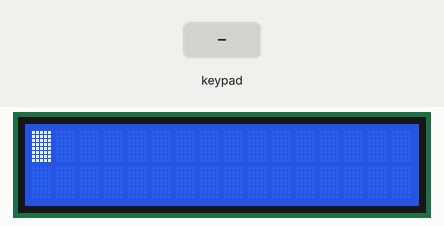
Bench run of a program on a simulated ATmega32, built with avr-gcc and emulated at 8 MHz. Parts: 16×2 character LCD. Wiring (inferred from the names in the program): 4×4 keypad with keys 7 8 9 / 4 5 6 * 1 2 3 - O 0 = +: rows PC0, PC1, PC2, PC3; columns PC4, PC5, PC6, PC7; character LCD (HD44780): RS PD0; R/W PD1; E PD2; data PD4, PD5, PD6, PD7. The test bench sets the inputs (shaded band).

Above: at 1.2 s.
1.3 s: keypad keys 7 + 5 = pressed 0.4 s apart
At 3.3 s:
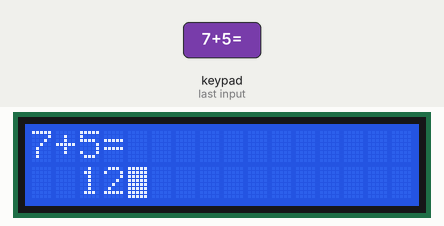
4.4 s: key '/' pressed
At 5.4 s:
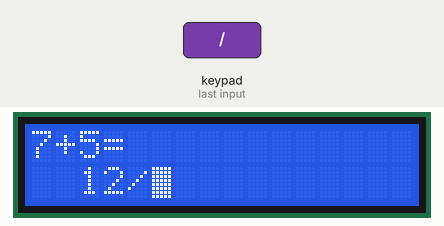
6.0 s: keypad keys 6 * 7 = pressed 0.4 s apart
At 8.0 s:
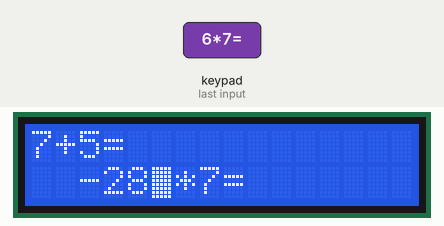
9.1 s: key '*' pressed
At 10.2 s:
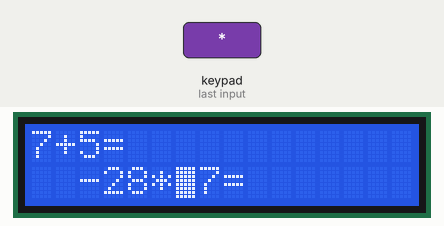
10.7 s: keypad keys 8 / 2 = pressed 0.4 s apart
At 12.8 s:
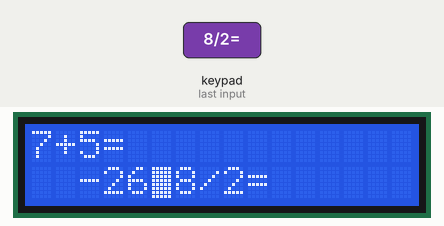
13.8 s: key '7' pressed
At 14.9 s:
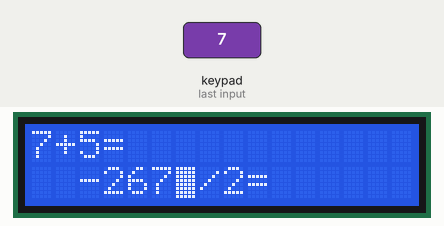
Timing chart, 0 to 16.4 s (numbered marks = the images above; inputs shaded):
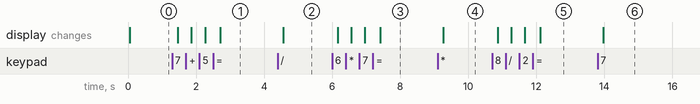

Measured:
- after the input at 1.3 s, the display: first changes after 0.16 s (image 1 shows a later state)
- after the input at 4.4 s, the display: changes after 0.16 s (image 2)
- after the input at 6.0 s, the display: first changes after 0.16 s (image 3 shows a later state)
- after the input at 9.1 s, the display: changes after 0.16 s (image 4)
- after the input at 10.7 s, the display: first changes after 0.16 s (image 5 shows a later state)
- after the input at 13.8 s, the display: changes after 0.16 s (image 6)

The program:

main.c
```c
/*
 * main.c
 *
 *  Created on: Jan 19, 2022
 *      Author: Ahmed Khaled Hammad
 */

/*******************************Task5****************************/
/*

 */

#define F_CPU  8000000UL

#include"../LIB/LSTD_TYPES.h"
#include"../LIB/LBIT_MATH.h"
#include"../MCAL/MDIO/MDIO_Interface.h"
#include"../HAL/HLED/HLED_Interface.h"
#include"../HAL/HSWITCH/HSWITCH_Interface.h"
#include"../HAL/HSEVEN_SEGMENT/HSEVEN_SEGMENT_Interface.h"
#include"../HAL/HCLCD/HCLCD_Interface.h"
#include"../HAL/HKPD/HKPD_Interface.h"
#include"Conversion.h"

#include<util\delay.h>


void calculate(s8 num1[], s8 num2[], s8 operator);


int main(void)
{

	u8 Symbole=0 ,flag=1;
	HKPD_VidInit();
	HCLCD_Vid4Bits_Init();
	HCLCD_Vid4Bits_ClearScreen();
	while(1)
	{
		s8 num1[7], num2[7], operator=0;
		u8 i=0;
		Symbole =HKPD_U8GetKeyPressed();
		if ((flag==0)&&(Symbole=='O'))
		{
			flag=1;
			HCLCD_Vid4Bits_ClearScreen();
			HCLCD_Vid4Bits_SetPosition(1,2);
			HCLCD_Vid4Bits_DisplayString("WELCOME TO");

			HCLCD_Vid4Bits_SetPosition(2,3);
			HCLCD_Vid4Bits_DisplayString("CALCULATOR");//press OFF then ON
			_delay_ms(1000);
			HCLCD_Vid4Bits_ClearScreen();
		}
		else if((flag==1)&&(Symbole=='O'))
		{
			flag=0;
			HCLCD_Vid4Bits_ClearScreen();
			HCLCD_Vid4Bits_SetPosition(1,4);
			HCLCD_Vid4Bits_DisplayString("GOOD BAY");
			HCLCD_Vid4Bits_SetPosition(2,3);
			HCLCD_Vid4Bits_DisplayString("CALCULATOR"); //press OFF then ON
			_delay_ms(1000);
			HCLCD_Vid4Bits_ClearScreen();
		}
		else
		{
			/*something wrong*/
			num1[i] = Symbole;

					HCLCD_Vid4Bits_DisplayCharacter(num1[i]);
					i++;
					while(1){


						num1[i] = HKPD_U8GetKeyPressed();
						HCLCD_Vid4Bits_DisplayCharacter(num1[i]);

						if(num1[i] == '+')
						{
							operator = '+';
							num1[i] = '\0';
							break;
						}
						else if(num1[i] == '-')
						{
							operator = '-';
							num1[i] = '\0';
							break;
						}
						else if(num1[i] == '/')
						{
							operator = '/';
							num1[i] = '\0';
							break;
						}
						else if(num1[i] == '*')
						{
							operator = '*';
							num1[i] = '\0';
							break;
						}
						else if(num1[i] == 'O')
						{
							break;
						}
						i++;
					}

					i = 0;

					num2[i] = HKPD_U8GetKeyPressed();
					HCLCD_Vid4Bits_DisplayCharacter(num2[i]);
					i++;
					while(1){
						num2[i] = HKPD_U8GetKeyPressed();
						HCLCD_Vid4Bits_DisplayCharacter(num2[i]);
						if(num2[i] == '='){
							num2[i] = '\0';
							break;
						}else if(num2[i] == 'O')
						{
							break;
						}


						i++;
					}
					calculate(num1,num2,operator);
		}

	}
	return 0 ;
}

/*************************************************************************Calculation function***********************************/
void calculate(s8 num1[], s8 num2[], s8 operator)
{
	s32  operand1, operand2, result=0;
	s8 buffer[10];

	operand1 = convert_To_Int(num1);
	operand2 = convert_To_Int(num2);

	switch(operator)
	{
	case '+':
		result = operand1 + operand2;
		break;
	case '-':
		result = operand1 - operand2;
		break;
	case '/':
		result = operand1 / operand2;
		break;
	case '*':
		result = operand1 * operand2;
		break;
	}

	convert_To_String(buffer,result);
	HCLCD_Vid4Bits_SetPosition(2,2);
	HCLCD_Vid4Bits_DisplayString(buffer);
}
```

HCLCD_Config.h
```c
/*
 * HLCD_Config.h
 *
 *  Created on: Jan 15, 2022
 *      Author: Ahmed Khaled Hammad
 */

#ifndef HAL_HCLCD_HCLCD_CONFIG_H_
#define HAL_HCLCD_HCLCD_CONFIG_H_


/*Configure RS,RW,E pin --> (PIN0 TO PIN7)*/
#define RS PIN0
#define RW PIN1
#define E  PIN2

/*Configure CONTROL_PORT --> (MDIO_PORTA,MDIO_PORTB,DIO_PORTC,MDIO_PORTD)*/

#define CONTROL_PORT  MDIO_PORTD


/*Configure DATA_PORT --> (MDIO_PORTA,MDIO_PORTB,DIO_PORTC,MDIO_PORTD)*/

#define DATA_PORT     MDIO_PORTD

#define HCLCD_PINSTART  PIN4
#define HCLCD_PINEND    PIN7

/*Configure Function set options:
 * 1- FUNCTION_SET_8BITS_2LINES
 * 2- FUNCTION_SET_8BITS_1LINES
 * 3- FUNCTION_SET_4BITS_2LINES
 * 4- FUNCTION_SET_4BITS_1LINES
 * */
#define HCLCD_FUNCTION_SET  FUNCTION_SET_4BITS_2LINES

/*Configure DISPLAY_ON_OFF options:
 * 1- DISPLAY_ON_CURSOR_ON_BLINKING_ON
 * 2- DISPLAY_ON_CURSOR_ON_BLINKING_OFF
 * 3- DISPLAY_ON_CURSOR_OFF
 * 4- DISPLAY_OFF
 * */
#define HCLCD_DISPLAY_ON_OFF  DISPLAY_ON_CURSOR_ON_BLINKING_ON

/*Configure ENTRY_MODE_SET options:
 * 1- ENTRY_MODE_SET_INCEREASE_WITH_SHIFT
 * 2- ENTRY_MODE_SET_INCEREASE
 * 3- ENTRY_MODE_SET_DECEREASE_WITH_SHIFT
 * 4- ENTRY_MODE_SET_DECEREASE
 * */

#define HCLCD_ENTRY_MODE_SET  ENTRY_MODE_SET_INCEREASE

#endif /* HAL_HCLCD_HCLCD_CONFIG_H_ */
```

HKPD_Config.h
```c
/*
 * HKPD_Config.h
 *
 *  Created on: Jan 16, 2022
 *      Author: Ahmed Khaled Hammad
 */

#ifndef HAL_HKPD_HKPD_CONFIG_H_
#define HAL_HKPD_HKPD_CONFIG_H_

/*Row Port Options
 * 1- MDIO_PORTA
 * 2- MDIO_PORTB
 * 3- MDIO_PORTC
 * 4- MDIO_PORTD*/

#define ROW_PORT     MDIO_PORTC
/*Row Pins Options: From PIN0 To PIN7*/
#define ROW_PIN0   PIN0
#define ROW_PIN1   PIN1
#define ROW_PIN2   PIN2
#define ROW_PIN3   PIN3

/*COL Port Options
 * 1- MDIO_PORTA
 * 2- MDIO_PORTB
 * 3- MDIO_PORTC
 * 4- MDIO_PORTD*/
#define COL_PORT    MDIO_PORTC
/*Row Pins Options: From PIN0 To PIN7*/
#define COL_PIN0    PIN4
#define COL_PIN1    PIN5
#define COL_PIN2    PIN6
#define COL_PIN3    PIN7

/*COL INIT is Start Col pin and COL End is last col pin +1  */
#define COL_INIT     4
#define COL_END      8
/*row INIT is Start row pin and row End is last row pin +1  */
#define ROW_INIT     0
#define ROW_END      4


#endif /* HAL_HKPD_HKPD_CONFIG_H_ */
```

Conversion.c
```c
/*
 * Conversion.c
 *
 *  Created on: Jan 27, 2022
 *      Author: Ahmed Khaled Hammad
 */

#include"../LIB/LSTD_TYPES.h"

s32 convert_To_Int(s8 str[])
{
	s32 num=0, sign=1, i=-1;

	if(str[0] == '-')    //check if the string is -ve
	{
		sign = -1;
		i = 0;           //skip the -ve sign to the number
	}

	while(str[++i] != 0)
	{
		num = (num * 10) + (str[i] - '0');
	}

	num *= sign;
	return num;
}

void convert_To_String(s8 str[], s32 num)
{
	s32 len=0, temp1, temp2, i, rem;

	temp2 = num;

	if(temp2 <=0)
	{
		len++;
		num *= -1;
	}

	temp1 = num;

	while(temp1 != 0)                 //finding length of the number
	{
		len++;
		temp1 /= 10;
	}

	for(i=0; i<len; i++)             //converting numbers to equivalent char
	{
		rem = num % 10;
		num = num / 10;
		str[len - (i+1)] = rem + '0';
	}

	if(temp2 < 0)
	{
		str[0] = '-';
	}

	str[len] = '\0';
}
/*
void convert_To_String(s8 str[], f32 num)
{
	s32 len=0, len_f = 0, sign, i, rem , Number, Number_frac, temp1,tmpFrac;
    f32 fraction;


	if(num < 0)
	{
		len++;
		sign = 1;
		num = -1*num;
	}
	temp1 = num;
	Number = num;
	fraction = num - temp1;            // get farction of number
	tmpFrac = fraction * 10000;
	Number_frac = tmpFrac;

	while(temp1 != 0)                 //finding length of the number
	{
		len++;
		temp1 /= 10;

	}
	while(tmpFrac != 0)                 //finding length of the fraction number
	{
		len_f++;
		tmpFrac /= 10;
	}
	for(i=0; i<len; i++)             //converting numbers to equivalent char
	{
		rem = Number % 10;
		Number = Number / 10;
		str[len - (i+1)] = rem + '0';
	}
	str[i] = '.';
	for(i=0; i<len_f; i++)             //converting numbers to equivalent char
	{
		rem = Number_frac % 10;
		Number_frac = Number_frac / 10;
		str[len + len_f+1 - (i+1)] = rem + '0';
	}

	if(sign == 1)
	{
		str[0] = '-';
	}

	str[len + len_f + 1] = '\0';
}
f32 convert_To_Int(s8 str[])
{
	s32 sign=1, i=-1;

	f32 num = 0.0,Div = 1;

	if(str[0] == '-')    //check if the string is -ve
	{
		sign = -1;
		i = 0;           //skip the -ve sign to the number
	}

	while(str[++i] != '.')
	{
		num = (num * 10) + (str[i] - '0');
	}
    while(str[++i] != 0)
    {
        Div = Div / 10;
        num = num  + (Div * (str[i] - '0'));
    }
	num *= sign;

	return num;
}
*/
```

Conversion.h
```c
/*
 * Conversion.h
 *
 *  Created on: Jan 27, 2022
 *      Author: Ahmed Khaled Hammad
 */

#ifndef APP_CONVERSION_H_
#define APP_CONVERSION_H_

s32 convert_To_Int(s8 str[]);

void convert_To_String(s8 str[], s32 num);

//void convert_To_String(s8 str[], f32 num);

//f32 convert_To_Int(s8 str[]);


#endif /* APP_CONVERSION_H_ */
```

HCLCD_Interface.h
```c
/*
 * HCLCD_Interface.h
 *
 *  Created on: Jan 15, 2022
 *      Author: Ahmed Khaled Hammad
 */

#ifndef HAL_HCLCD_HCLCD_INTERFACE_H_
#define HAL_HCLCD_HCLCD_INTERFACE_H_
/*
#include"../../MCAL/MDIO/MDIO_Interface.h"
#include"HCLCD_Config.h"
#include"HCLCD_Private.h"
*/
#include"HCLCD_Private.h"

#define HCLCD_DISPLAY_CLEAR   DISPLAY_CLEAR

#define HCLCD_LINE1 1
#define HCLCD_LINE2 2

/*LCD Initialization*/
void HCLCD_Vid8Bits_Init(void);
void HCLCD_Vid4Bits_Init(void);

/*Send Command*/
void HCLCD_Vid8Bits_SendCommand (u8 Copy_u8Command);
/*Display Character*/
void HCLCD_Vid8Bits_DispalyCharacter(u8 Copy_u8Data);
/*Display String*/
void HCLCD_Vid8Bits_DisplayString(u8* PCopy_u8String);
/*Display Number*/
void HCLCD_Vid8Bits_DisplayNumber(u32 Copy_u8Number);
/*Set Position*/
void HCLCD_Vid8Bits_SetPosition(u8 Copy_u8LineNumber,u8 Copy_u8PositionNumber);
/*LCD Create SpecialCharacter*/
void HCLCD_Vid8Bits_CustomAlphChar(u8 Copy_u8PatternNumber, u8* PCopy_u8Pattern);
/*LCD Clear the Screen*/
void HCLCD_Vid8Bits_ClearScreen(void);
/*Shift Left The entire Display on Screen*/
void HCLCD_Vid8Bits_DisplayShiftLeft(u8 Copy_ShiftNumber);
/*Shift Right The entire Display on Screen*/
void HCLCD_Vid8Bits_DisplayShiftRight(u8 Copy_ShiftNumber);
/*Shift Left The Cursor on Screen*/
void HCLCD_Vid8Bits_CursorShiftLeft(u8 Copy_ShiftNumber);
/*Shift Right The Cursor on Screen*/
void HCLCD_Vid8Bits_CursorShiftRight(u8 Copy_ShiftNumber);

/******************************************************************************************************************************************/

void HCLCD_Vid4Bits_SendCommand (u8 Copy_u8Command);
/*Helper Function*/
void HCLCD_VidWriteChar_4Bits(u8 Copy_u8Data);
void HCLCD_Vid4Bits_DisplayCharacter(u8 Copy_u8Data);
void HCLCD_Vid4Bits_DisplayString(u8* PCopy_u8String);
void HCLCD_Vid4Bits_DisplayNumber(u32 Copy_u8Number);
void HCLCD_Vid4Bits_SetPosition(u8 Copy_u8LineNumber,u8 Copy_u8PositionNumber);
void HCLCD_Vid4Bits_CustomAlphChar(u8 Copy_u8PatternNumber, u8* PCopy_u8Pattern);
/*LCD Clear the Screen*/
void HCLCD_Vid4Bits_ClearScreen(void);
/*Shift Left The entire Display on Screen*/
void HCLCD_Vid4Bits_DisplayShiftLeft(u8 Copy_ShiftNumber);
/*Shift Right The entire Display on Screen*/
void HCLCD_Vid4Bits_DisplayShiftRight(u8 Copy_ShiftNumber);
/*Shift Left The Cursor on Screen*/
void HCLCD_Vid4Bits_CursorShiftLeft(u8 Copy_ShiftNumber);
/*Shift Right The Cursor on Screen*/
void HCLCD_Vid4Bits_CursorShiftRight(u8 Copy_ShiftNumber);
//LCD_VidGoToRowCol(u8 row ,u8 col);

#endif /* HAL_HCLCD_HCLCD_INTERFACE_H_ */
```

HKPD_Interface.h
```c
/*
 * HKPD_Interface.h
 *
 *  Created on: Jan 16, 2022
 *      Author: Ahmed Khaled Hammad
 */

#ifndef HAL_HKPD_HKPD_INTERFACE_H_
#define HAL_HKPD_HKPD_INTERFACE_H_

#define NOT_PRESSED 255
/*KPD INIT*/
void HKPD_VidInit(void);
/*KPD Get Pressed*/
u8 HKPD_U8GetKeyPressed(void);

#endif /* HAL_HKPD_HKPD_INTERFACE_H_ */
```

HKPD_Program.c
```c
/*
 * HKPD_Program.c
 *
 *  Created on: Jan 16, 2022
 *      Author: Ahmed Khaled Hammad
 */

#include"..\..\LIB\LSTD_TYPES.h"
#include"..\..\MCAL\MDIO\MDIO_Interface.h"

#include"HKPD_Private.h"
#include"HKPD_Config.h"
#include"HKPD_Interface.h"

#include"util/delay.h"

const u8 KPD_u8SwitchVal[4][4]=
{
		{
				'7',
				'4',
				'1',
				'O'
		},
		{
				'8',
				'5',
				'2',
				'0'
		},
		{
				'9',
				'6',
				'3',
				'='
		},
		{
				'/',
				'*',
				'-',
				'+'
		},
};
/*KPD INIT*/

void HKPD_VidInit(void)
{
	/* Set Row Pins as an Input */
	MDIO_Error_State_SetPinDirection(ROW_PIN0,ROW_PORT,PIN_INPUT);
	MDIO_Error_State_SetPinDirection(ROW_PIN1,ROW_PORT,PIN_INPUT);
	MDIO_Error_State_SetPinDirection(ROW_PIN2,ROW_PORT,PIN_INPUT);
	MDIO_Error_State_SetPinDirection(ROW_PIN3,ROW_PORT,PIN_INPUT);
	/* Set Column Pins as an Output */
	MDIO_Error_State_SetPinDirection(COL_PIN0,COL_PORT,PIN_OUTPUT);
	MDIO_Error_State_SetPinDirection(COL_PIN1,COL_PORT,PIN_OUTPUT);
	MDIO_Error_State_SetPinDirection(COL_PIN2,COL_PORT,PIN_OUTPUT);
	MDIO_Error_State_SetPinDirection(COL_PIN3,COL_PORT,PIN_OUTPUT);
	/* Active Pull Up Resistor For Row Pins */
	MDIO_Error_State_SetPinValue(ROW_PIN0,ROW_PORT,PIN_HIGH);
	MDIO_Error_State_SetPinValue(ROW_PIN1,ROW_PORT,PIN_HIGH);
	MDIO_Error_State_SetPinValue(ROW_PIN2,ROW_PORT,PIN_HIGH);
	MDIO_Error_State_SetPinValue(ROW_PIN3,ROW_PORT,PIN_HIGH);
	/* Initialize 4 Column Pins By Ones */
	MDIO_Error_State_SetPinValue(COL_PIN0,COL_PORT,PIN_HIGH);
	MDIO_Error_State_SetPinValue(COL_PIN1,COL_PORT,PIN_HIGH);
	MDIO_Error_State_SetPinValue(COL_PIN2,COL_PORT,PIN_HIGH);
	MDIO_Error_State_SetPinValue(COL_PIN3,COL_PORT,PIN_HIGH);

}
/*KPD Get Pressed*/
u8 HKPD_U8GetKeyPressed(void)
{
	u8 LOC_U8RowCount;
	u8 LOC_U8ColCount;
	/*Initialize the switch status to NOT PRESSED*/
	u8 LOC_U8ReturnValue=NOT_PRESSED;
	u8 LOC_U8PinState;
	while(1){
		/*Looping on columns of the keypad*/
		for(LOC_U8ColCount=COL_INIT;LOC_U8ColCount<COL_END;LOC_U8ColCount++)
		{
			/*Active the Column */
			MDIO_Error_State_SetPinValue(LOC_U8ColCount,COL_PORT,PIN_LOW);
			/*Loop to read the all row pins*/
			for(LOC_U8RowCount=ROW_INIT;LOC_U8RowCount<ROW_END;LOC_U8RowCount++)
			{
				/*check the status of the switch*/
				MDIO_Error_State_GetPinValue(LOC_U8RowCount,ROW_PORT,&LOC_U8PinState);
				if(LOC_U8PinState==0)
				{
					/*Get the Value of the current pressed switch*/
					LOC_U8ReturnValue=KPD_u8SwitchVal[LOC_U8ColCount-COL_INIT][LOC_U8RowCount-ROW_INIT];
					/*wait until the switch is released(Single Press)*/
					while(LOC_U8PinState==0)
					{
						MDIO_Error_State_GetPinValue(LOC_U8RowCount,ROW_PORT,&LOC_U8PinState);
					}
					/*Delay To avoid Bouncing*/
					_delay_ms(10);
				}
				else
				{
					/*Do Nothing*/
				}
			}
			/*Deactivate the Column*/
			MDIO_Error_State_SetPinValue(LOC_U8ColCount,COL_PORT,PIN_HIGH);
		}
	if(LOC_U8ReturnValue!=255)
		return LOC_U8ReturnValue;
	}


}
```

HLED_Interface.h
```c
/*
 * HLED_Interface.h
 *
 *  Created on: Jan 14, 2022
 *      Author: Ahmed Khaled Hammad
 */

#ifndef HAL_HLED_HLED_INTERFACE_H_
#define HAL_HLED_HLED_INTERFACE_H_

#define PIN0   0
#define PIN1   1
#define PIN2   2
#define PIN3   3
#define PIN4   4
#define PIN5   5
#define PIN6   6
#define PIN7   7

#define HLED_PORTA   0
#define HLED_PORTB   1
#define HLED_PORTC   2
#define HLED_PORTD   3

typedef struct{

	u8 Copy_u8Port;
	u8 Copy_u8_Pin;
}LED_t;


void HLED_VidInit(LED_t *Copy_Led);
void HLED_VidLed_On(LED_t *Copy_Led);
void HLED_VidLed_Off(LED_t *Copy_Led);
void HLED_VidLed_Toggle(LED_t *Copy_Led);

/*
void HLED_VidInit(u8 Copy_u8LedPinNumber,u8 Copy_u8LedPortNumber);
void HLED_VidLed_On(u8 Copy_u8LedPinNumber,u8 Copy_u8LedPortNumber);
void HLED_VidLed_Off(u8 Copy_u8LedPinNumber,u8 Copy_u8LedPortNumber);
void HLED_VidLed_Toggle(u8 Copy_u8LedPinNumber,u8 Copy_u8LedPortNumber);
*/
#endif /* HAL_HLED_HLED_INTERFACE_H_ */
```

HLED_Program.c
```c
/*
 * HLED_Program.c
 *
 *  Created on: Jan 14, 2022
 *      Author: Ahmed Khaled Hammad
 */

#include"../../LIB/LSTD_TYPES.h"
#include"../../MCAL/MDIO/MDIO_Interface.h"
#include "HLED_Interface.h"


/*
void HLED_VidInit(u8 Copy_u8LedPinNumber,u8 Copy_u8LedPortNumber)
{
	MDIO_Error_State_SetPinDirection(Copy_u8LedPinNumber,Copy_u8LedPortNumber,PIN_OUTPUT);
}

void HLED_VidInit_On(u8 Copy_u8LedPinNumber,u8 Copy_u8LedPortNumber)
{
	MDIO_Error_State_SetPinValue(Copy_u8LedPinNumber,Copy_u8LedPortNumber,PIN_HIGH);
}

void HLED_VidInit_Off(u8 Copy_u8LedPinNumber,u8 Copy_u8LedPortNumber)
{
	MDIO_Error_State_SetPinValue(Copy_u8LedPinNumber,Copy_u8LedPortNumber,PIN_LOW);
}
void HLED_VidInit_Toggle(u8 Copy_u8LedPinNumber,u8 Copy_u8LedPortNumber)
{
       "/"*Fill This Function*"/"
}
 */
///by using struct
void HLED_VidInit(LED_t *Copy_Led)
{
	MDIO_Error_State_SetPinDirection(Copy_Led->Copy_u8_Pin,Copy_Led->Copy_u8Port,PIN_OUTPUT);
}

void HLED_VidLed_On(LED_t *Copy_Led)
{
	MDIO_Error_State_SetPinValue(Copy_Led->Copy_u8_Pin,Copy_Led->Copy_u8Port,PIN_HIGH);
}

void HLED_VidLed_Off(LED_t *Copy_Led)
{
	MDIO_Error_State_SetPinValue(Copy_Led->Copy_u8_Pin,Copy_Led->Copy_u8Port,PIN_LOW);
}
void HLED_VidLed_Toggle(LED_t *Copy_Led)
{
	          /*Fill This Function*/
	/*Toggle Function*/
	static u8 Flag=0;
	if(Flag==0)
	{
		MDIO_Error_State_SetPinValue(Copy_Led->Copy_u8_Pin,Copy_Led->Copy_u8Port,PIN_HIGH);
		Flag=1;
	}
	else
	{
		MDIO_Error_State_SetPinValue(Copy_Led->Copy_u8_Pin,Copy_Led->Copy_u8Port,PIN_LOW);
		Flag=0;
	}
}
```

HSEVEN_SEGMENT_Interface.h
```c
/*
 * HSEVEN_SEGMENT.h
 *
 *  Created on: Jan 20, 2022
 *      Author: Ahmed Khaled Hammad
 */

#ifndef HAL_HSEVEN_SEGMENT_HSEVEN_SEGMENT_INTERFACE_H_
#define HAL_HSEVEN_SEGMENT_HSEVEN_SEGMENT_INTERFACE_H_


/*7 Segment Truth Table common cathode
 * 0-->0b00111111
 * 1-->0b00000110
 * 2-->0b01011011
 * 3-->0b01001111
 * 4-->0b01100110
 * 5-->0b01101101
 * 6-->0b01111101
 * 7-->0b00000111
 * 8-->0b01111111
 * 9-->0b01101111
 * E-->0b01111001*/

#define ZERO   0b00111111
#define ONE    0b00000110
#define TWO    0b01011011
#define THREE  0b01001111
#define FOUR   0b01100110
#define FIVE   0b01101101
#define SIX    0b01111101
#define SEVEN  0b00000111
#define EIGHT  0b01111111
#define NINE   0b01101111
#define ERROR  0b01111001
#define OFF    0b00000000

/*Configuration Options:
 * 1- COMMON_CATHODE
 * 2- COMMON_ANODE */

#define COMMON_ANODE      0
#define COMMON_CATHODE    1

/*Seven Segment Port Options:
 * 1- HSEVEN_SEGMENT_PORTA
 * 2- HSEVEN_SEGMENT_PORTB
 * 3- HSEVEN_SEGMENT_PORTC
 * 4- HSEVEN_SEGMENT_PORTD*/

#define HSEVEN_SEGMENT_PORTA    0
#define HSEVEN_SEGMENT_PORTB    1
#define HSEVEN_SEGMENT_PORTC    2
#define HSEVEN_SEGMENT_PORTD    3

typedef struct{

	u8 Copy_u8SevenSegmentPort;
	u8 Copy_u87SegConfiguration;

}SEVEN_SEGMENT_t;

/*Seven Segment initialization*/
void HSEVEN_SEGMENT_VidInit(SEVEN_SEGMENT_t *Copy_SEVEN_SEGMENT_t7SEG);

/*Display a Number */
void HSEVEN_SEGMENT_VidDisplayNumber(SEVEN_SEGMENT_t *Copy_SEVEN_SEGMENT_t7SEG,u8 Copy_u8Number);

/*Seven Segment OFF*/
void HSEVEN_SEGMENT_VidOff(SEVEN_SEGMENT_t *Copy_SEVEN_SEGMENT_t7SEG,u8 Copy_u8Off);

#endif /* HAL_HSEVEN_SEGMENT_HSEVEN_SEGMENT_INTERFACE_H_ */
```

HKPD_Private.h
```c
/*
 * HKPD_Private.h
 *
 *  Created on: Jan 16, 2022
 *      Author: Ahmed Khaled Hammad
 */

#ifndef HAL_HKPD_HKPD_PRIVATE_H_
#define HAL_HKPD_HKPD_PRIVATE_H_


#endif /* HAL_HKPD_HKPD_PRIVATE_H_ */
```

Source omitted: HCLCD_Program.c (10996 bytes), HSEVEN_SEGMENT_Program.c (3604 bytes), HSWITCH_Interface.h (630 bytes), HSWITCH_Program.c (730 bytes), HCLCD_Private.h (1330 bytes), LBIT_MATH.h (872 bytes), LSTD_TYPES.h (650 bytes), MDIO_Interface.h (1640 bytes), MDIO_Private.h (833 bytes), MDIO_Program.c (6450 bytes)
